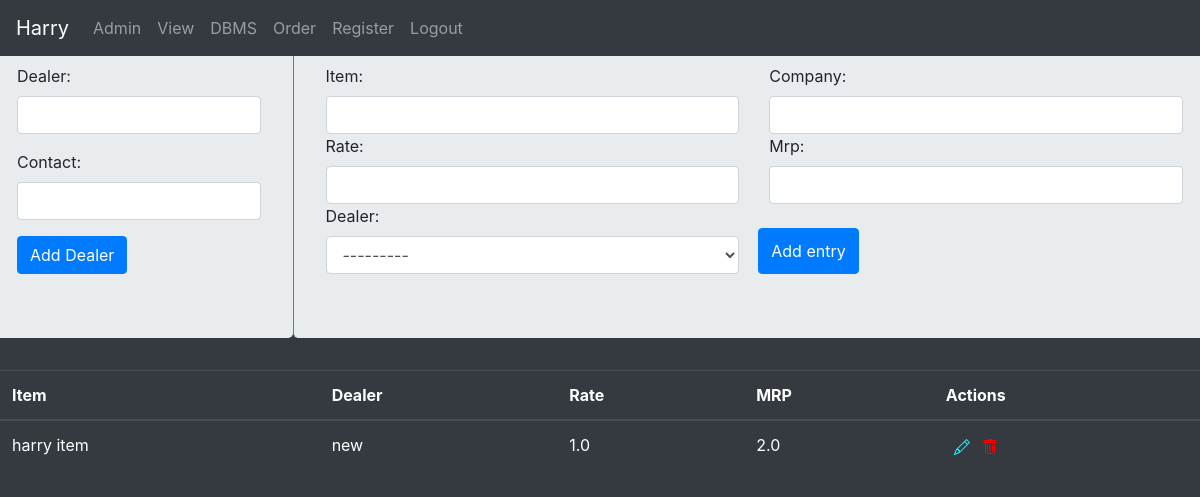
Page /harry/dbms/ (signed in) on the earlier database version.
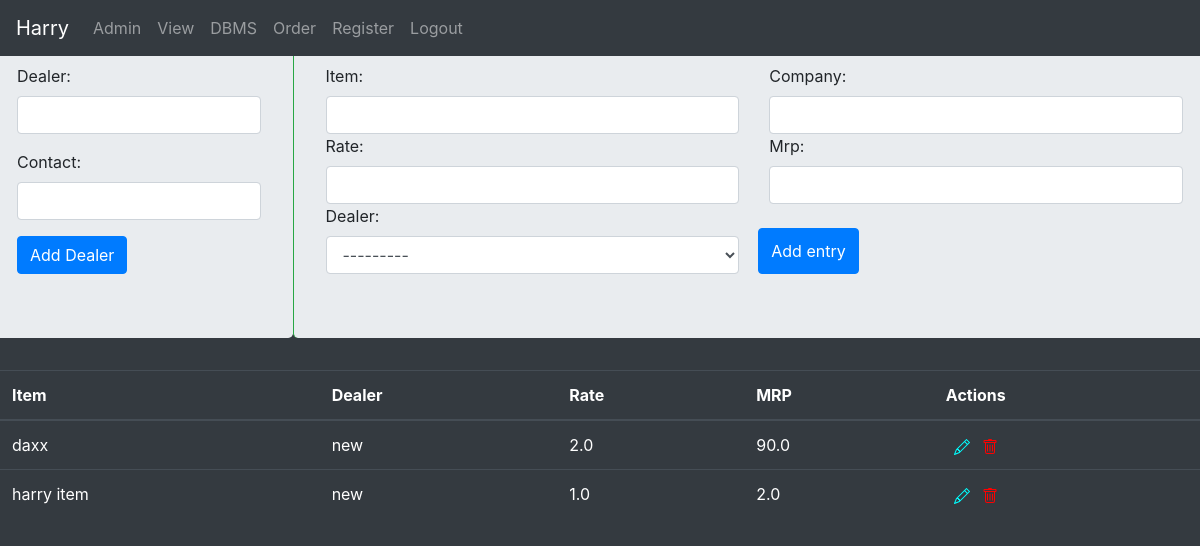
Same page on the later database version.
### basicapp/models.py (models this page shows, shortened)
class UserDealers(models.Model):
    owner = models.ForeignKey(User, on_delete=models.CASCADE)
    dealer=models.CharField(max_length=200)
    contact = models.TextField(max_length=100, blank=True)
    def __str__(self):
        return self.dealer

class UserStock(models.Model):
    owner = models.ForeignKey(User, on_delete=models.CASCADE, default=None)
    dealer = models.ForeignKey(UserDealers, on_delete=models.CASCADE)
    item=models.CharField(max_length=200)
    company = models.CharField(max_length=200, blank=True, default=None)
    rate=models.FloatField(blank=True, default=None)
    mrp = models.FloatField(blank=True, default=None)

### basicapp/views.py (the view, shortened to what this page needs)
# urls.py: path('dbms/', views.dbms.as_view(), name='dbms'),
class dbms(View):
    def get(self,request,*args,**kwargs):
        if request.user.is_authenticated:
            entry_form = EntryForm(request.user, request.POST)
            dealer_form = DealerForm()
            itemlist=UserStock.objects.filter(owner__username=request.user.username).order_by('dealer','item')
            return render(request, 'basicapp/dbms.html', {'entry_form': entry_form, 'dealer_form': dealer_form,'records':itemlist})
        else:
            return render(request, 'basicapp/login.html')

### basicapp/forms.py
class EntryForm(forms.ModelForm):
    def __init__(self,user,*args, **kwargs):
        super().__init__(*args, **kwargs)
        self.fields['dealer'].queryset = UserDealers.objects.filter(owner=user)
    class Meta():
        model=UserStock
        fields = ('item', 'company', 'rate', 'mrp', 'dealer')
        widgets={
            'item': forms.TextInput(attrs={'class': 'form-control'}),
            'dealer': forms.Select(attrs={'class': 'form-control'}),
            'company': forms.TextInput(attrs={'class': 'form-control'}),
            'rate': forms.NumberInput(attrs={'class': 'form-control'}),
            'mrp': forms.NumberInput(attrs={'class': 'form-control'}),
        }

class DealerForm(forms.ModelForm):
    dealer = forms.CharField(max_length=200,widget=forms.TextInput(attrs={'class': 'form-control'}))
    contact = forms.CharField(widget=forms.TextInput(attrs={'class': 'form-control'}))
    class Meta():
        model=UserDealers
        fields=('dealer','contact')

### templates/basicapp/dbms.html (shortened to what this page needs)
{% extends 'basicapp/base.html' %}
{% block bodyblock %}
<div class="row">
<div class="col-lg-3 jumbotron">
    <form method="post" enctype="multipart/form-data">
        {{dealer_form.as_p}}
        <input type="submit" class="btn btn-primary" name="add_d" value="Add Dealer">
    </form>
</div>
<div class="jumbotron col-lg-9 border-success border-left">
    <form method="post" enctype="multipart/form-data">
        <div class="row">
        {% for field in entry_form %}
        <div class="col-lg-6">
            {{ field.label_tag }}{{ field }}
        </div>
        {% endfor %}
        <input type="submit" class="btn btn-primary mt-4 ml-1" name="add_e" value="Add entry">
        </div>
    </form>
</div></div>
{% if records %}
<div class="table-responsive-lg">
    <table class="table table-dark">
        <thead class="thread-dark">
            <th>Item</th>
            <th>Dealer</th>
            <th>Rate</th>
            <th>MRP</th>
            <th>Actions</th>
        </thead>
        {% for row in records %}
        <tr>
            <td>{{row.item}}</td>
            <td>{{row.dealer}}</td>
            <td>{{row.rate}}</td>
            <td>{{row.mrp}}</td>
            <td><a href="/edit/{{ row.id }}" class="p-2">
                </a>  <a href="/delete/{{ row.id }}"></a></td>
        </tr>
        {% endfor %}
    </table>
</div>
{% else %}
<h1>No Records Found!</h1>
{% endif %}
{% endblock bodyblock %}

### templates/basicapp/base.html (shortened to what this page needs)
<!DOCTYPE html>
{% load static %}
<html lang="en">
<head>
    <link rel="stylesheet" href="https://stackpath.bootstrapcdn.com/bootstrap/4.5.2/css/bootstrap.min.css">
</head>
<body class="bg-dark">
<nav class="navbar navbar-expand-lg navbar-dark fixed-top bg-dark">
<a class="navbar-brand" href="{% url 'index' %}">Harry</a>
<div class="collapse navbar-collapse" id="navbarNav">
    <ul class="navbar-nav">
        <li class="nav-item">
            <a class="nav-link" href="{% url 'admin:index' %}">Admin</a>
        </li>
        <li class="nav-item">
            <a class="nav-link" href="{% url 'basicapp:view' %}">View</a>
        </li>
        <li class="nav-item">
            <a class="nav-link" href="{% url 'basicapp:dbms' %}">DBMS</a>
        </li>
        <li class="nav-item">
            <a class="nav-link" href="{% url 'basicapp:order' %}">Order</a>
        </li>
        <li class="nav-item">
            <a class="nav-link" href="{% url 'basicapp:register' %}">Register</a>
        </li>
        {% if user.is_authenticated %}
        <li class="nav-item"><a class="nav-link" href="{% url 'logout' %}">Logout</a></li>
        {% else %}
        <li class="nav-item"><a class="nav-link" href="{% url 'basicapp:user_login' %}">Login</a></li>
        {% endif %}
    </ul>
</div>
</nav>
<div>
{% block bodyblock %}
{% endblock bodyblock %}
</div>
</body>
</html>

Differences in the rows shown:
added UserStock: item "daxx", dealer "new", rate "2.0", mrp "90.0"
